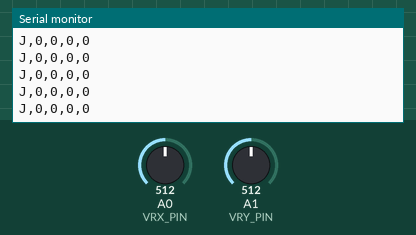
Simulated run of this sketch. Board: Arduino Uno, built with avr-gcc and run on an emulated ATmega328P. Shown: the last lines printed to the serial monitor. The test bench sets the inputs (shaded band); at power-on: A0 (VRX_PIN) = 512, A1 (VRY_PIN) = 512.

Above: at 1.2 s.
1.3 s: A0 (VRX_PIN) set to 716
At 2.1 s:
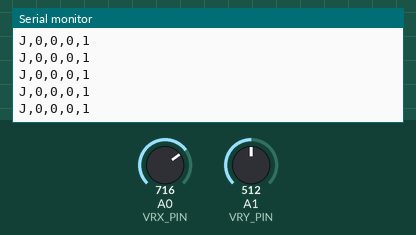
2.8 s: A1 (VRY_PIN) set to 716
At 3.7 s:
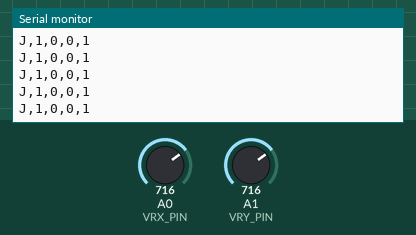
4.3 s: A0 (VRX_PIN) set to 511
At 5.0 s:
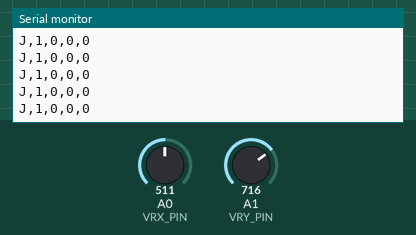
5.8 s: A1 (VRY_PIN) set to 306
At 6.8 s:
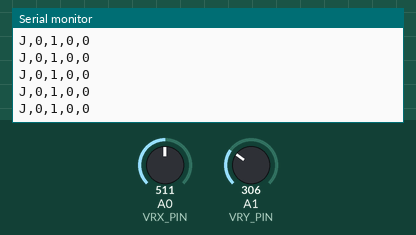

The sketch:

Joystick.ino
```cpp
// ============================================================
//  LadyBugHitTheRoad — player-2 joystick board
// ============================================================
// One 2-axis analog joystick module (KY-023 style: 2 potentiometers + a
// push-button on the stick itself, 5 pins GND/+5V/VRx/VRy/SW) driving
// player 2 (the right ladybug) as an alternative to the hand-distance-
// sensor gesture scheme player 1 uses (see ArduinoFirmware/GestureSensors).
// Same directions the keyboard already maps: up = jump, down = duck
// (holding down on every active player at once for 5s+5s already opens the
// quit-confirm dialog — see DuckToExitController.cs, generic over any
// input source, nothing extra needed here for that), left/right = lane
// change. SW (the stick's own click-button) isn't read/sent — nothing in
// the current move set needs a 5th input, wired for later use only.
//
// Wiring:
//   GND -> GND     +5V -> 5V     VRx -> A0     VRy -> A1     SW -> (unused)
//
// VRx/VRy are analog voltage dividers, not switches — idle center reads
// ~half of ANALOG_MAX (board-to-board tolerance means it's rarely exactly
// half), full deflection reads near 0 or ANALOG_MAX. Thresholded into the
// same 4 discrete up/down/left/right booleans the old digital-button
// version sent, with a wide deadzone around center so idle drift/noise
// never reads as a direction. If a direction comes out backwards on your
// actual board (axes aren't standardized between modules/orientations),
// swap that axis's LOW_THRESHOLD/HIGH_THRESHOLD comparison below rather
// than re-wiring anything.
//
// Output: one CSV line per poll, ~33 Hz:
//   J,<up>,<down>,<left>,<right>
// Each field is 0 or 1 — same protocol the old digital-button version
// used, so JoystickSerial.cs/JoystickInput.cs on the Unity side need no
// changes at all. Identity handshake matches the gesture-sensor board's
// convention: sending '?' gets a "BOARD,JOYSTICK" reply, used by
// UnityProject/Assets/Scripts/JoystickSerial.cs to find this board among
// other serial devices — including the gesture-sensor board, if both are
// plugged in at once for a sensors+joystick co-op session.

const uint8_t VRX_PIN = A0;
const uint8_t VRY_PIN = A1;

const int ANALOG_MAX = 1023;
// Deadzone around center (~511) — anything between these two counts as
// "not pushed" on that axis. Wide on purpose: cheap potentiometers drift
// a fair bit at idle, and a false direction reading is far more annoying
// than a slightly-late real one.
const int LOW_THRESHOLD = ANALOG_MAX * 3 / 10;  // ~307
const int HIGH_THRESHOLD = ANALOG_MAX * 7 / 10; // ~716

const unsigned long POLL_INTERVAL_MS = 30; // ~33 Hz, matches the gesture-sensor board's cadence

unsigned long lastPoll = 0;

void setup()
{
  Serial.begin(115200);
  Serial.println("HELLO!");
  Serial.println("BOARD,JOYSTICK");
}

void read_identity_request()
{
  while (Serial.available() > 0)
  {
    if (Serial.read() == '?') Serial.println("BOARD,JOYSTICK");
  }
}

void loop()
{
  read_identity_request();

  if (millis() - lastPoll < POLL_INTERVAL_MS) return;
  lastPoll = millis();

  int x = analogRead(VRX_PIN);
  int y = analogRead(VRY_PIN);

  int up = y >= HIGH_THRESHOLD ? 1 : 0;
  int down = y <= LOW_THRESHOLD ? 1 : 0;
  int left = x <= LOW_THRESHOLD ? 1 : 0;
  int right = x >= HIGH_THRESHOLD ? 1 : 0;

  Serial.print("J,");
  Serial.print(up);
  Serial.print(",");
  Serial.print(down);
  Serial.print(",");
  Serial.print(left);
  Serial.print(",");
  Serial.println(right);
}
```

Measured:
- after the input at 1.3 s, the serial monitor: prints a new line at once (image 1)
- after the input at 2.8 s, the serial monitor: prints a new line at once (image 2)
- after the input at 4.3 s, the serial monitor: prints a new line at once (image 3)
- after the input at 5.8 s, the serial monitor: prints a new line at once (image 4)
